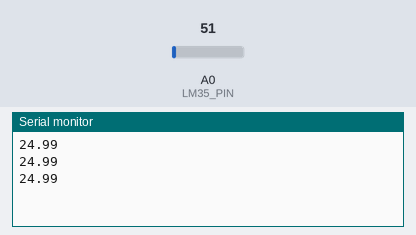
Bench run of a sketch on a simulated Arduino Uno, built with avr-gcc and run on an emulated ATmega328P. Shown: the last lines printed to the serial monitor. Inputs (shaded band) come from the test bench; at power-on: A0 (LM35_PIN) = 51.

Above: at 1.3 s.
1.4 s: A0 (LM35_PIN) set to 61
At 1.9 s:
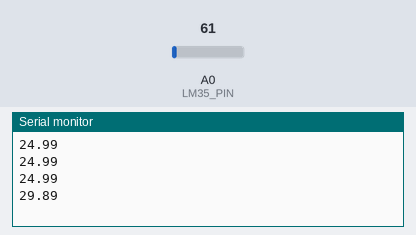
2.9 s: A0 (LM35_PIN) set to 71
At 3.4 s:
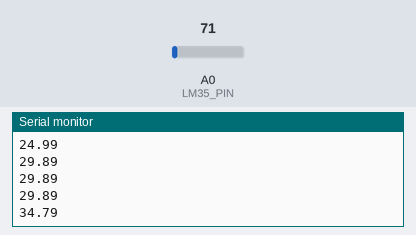
Timing chart, 0 to 5.9 s (numbered marks = the images above; inputs shaded):
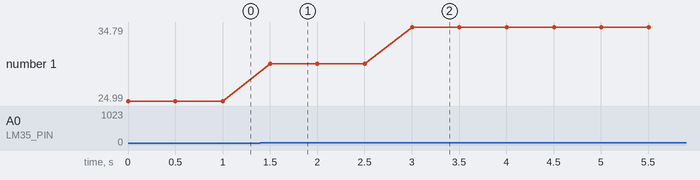

The sketch:

ArduBoard_Temperature_Sensor.ino
```cpp
#define LM35_PIN 0 //We're talking A0 and LM35 Temp sensor
//Created by GeoSn0w
//WTFPL license

float temperature = 0;
int sensor_data = 0;

void setup() {
  Serial.begin(9600);
}
void loop() {
  tempfromsensor();
  Serial.println(temperature);
  delay(500); //Delay 0.5 sec
}
void tempfromsensor(){
  sensor_data = analogRead(LM35_PIN);
  temperature = (sensor_data * 0.0049) *100; //Convert to Celsius degrees
}
```

Measured:
- after the input at 1.4 s, the serial monitor: prints a new line after 0.10 s (image 1)
- after the input at 2.9 s, the serial monitor: prints a new line after 0.10 s (image 2)
- plotted number 1: 24.99 → 29.89 after the input at 1.4 s, 29.89 → 34.79 after the input at 2.9 s
